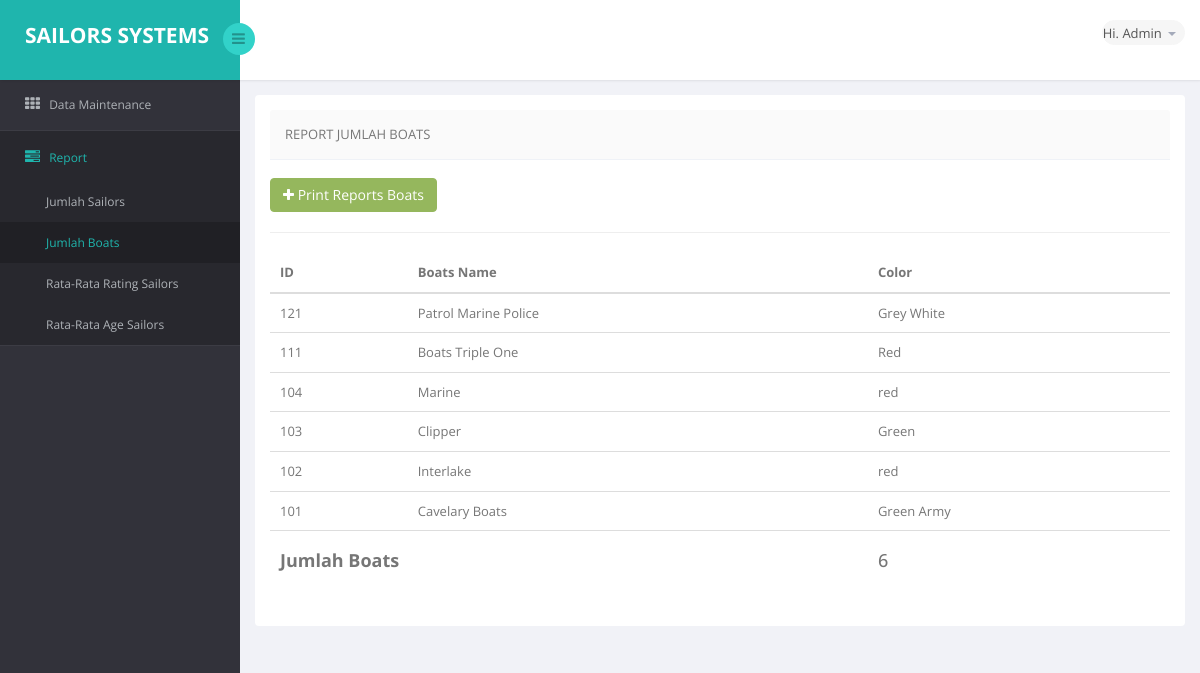
The app's page /web_sailor_system/jlhBoats.php with its own data.
### tables this page shows
CREATE TABLE IF NOT EXISTS `boats` (
  `bid` int(11) NOT NULL,
  `bname` varchar(32) DEFAULT NULL,
  `color` varchar(32) DEFAULT NULL
);

### web_sailor_system/jlhBoats.php (the view, shortened to what this page needs)
<!DOCTYPE html>
<html lang="en">
<head>
    <link href="bs3/css/bootstrap.min.css" rel="stylesheet">
    <link href="css/bootstrap-reset.css" rel="stylesheet">
    <link href="font-awesome/css/font-awesome.css" rel="stylesheet" />
    <link href="css/style.css" rel="stylesheet">
    <link href="css/style-responsive.css" rel="stylesheet" />
</head>
<body>
<section id="container" >
<header class="header fixed-top clearfix">
<div class="brand">
    <a href="#" class="logo" style="color:white">
        <b>Sailors Systems</b>
    </a>
    <div class="sidebar-toggle-box">
        <div class="fa fa-bars"></div>
    </div>
</div>
<div class="top-nav clearfix">
    <ul class="nav pull-right top-menu">
        <li class="dropdown">
            <a data-toggle="dropdown" class="dropdown-toggle" href="#">
                <span class="username">Hi. Admin</span>
                <b class="caret"></b>
            </a>
        </li>
    </ul>
</div>
</header>
<aside>
    <div id="sidebar" class="nav-collapse">
        <div class="leftside-navigation">
            <ul class="sidebar-menu" id="nav-accordion">
            <li class="sub-menu">
                <a href="javascript:;">
                    <i class="fa fa-th"></i>
                    <span>Data Maintenance</span>
                </a>
            </li>
            <li class="sub-menu">
                <a href="javascript:;" class="active">
                    <i class="fa fa-tasks"></i>
                    <span>Report</span>
                </a>
                <ul class="sub">
                    <li><a href="jlhSailors.php">Jumlah Sailors</a></li>
                    <li class="active"><a href="jlhBoats.php">Jumlah Boats</a></li>
                    <li><a href="rtgSailors.php">Rata-Rata Rating Sailors</a></li>
                    <li><a href="rtgAgeSailors.php">Rata-Rata Age Sailors</a></li>
                </ul>
            </li>
        </ul></div>
    </div>
</aside>
    <section id="main-content">
        <section class="wrapper">
        <div class="row">
            <div class="col-sm-12">
                <section class="panel">
                    <div class="panel-body">
                        <?php
                        include("connection.php");
                        ?>
                        <header class="panel-heading">
                            Report Jumlah Boats
                        </header>
                        <br />
                        <a href="#" onclick="window.print()">
                            <button class="btn btn-success">
                                <i class="fa fa-plus"></i> Print Reports Boats
                            </button>
                        </a>
                        <hr />
                        <table class="table  table-hover general-table">
                            <thead>
                            <tr>
                                <th> ID</th>
                                <th> Boats Name</th>
                                <th>Color</th>
                            </tr>
                            </thead>
                            <tbody>
                            <?php
                                $viewAllBoats=mysqli_query($conn,"Select bid, bname, color from boats order by bid desc");
                                $no=0;
                                while($getViewBoats=mysqli_fetch_row($viewAllBoats))
                                {
                                    ?>
                                    <tr>
                                        <td>
                                            <?php echo"$getViewBoats[0]";?>
                                        </td>
                                        <td>
                                            <?php echo"$getViewBoats[1]";?>
                                        </td>
                                        <td><?php echo"$getViewBoats[2]";?></td>
                                    </tr>
                                    <?php
                                    $no++;
                                }
                            ?>
                            <tr>
                                <td colspan="2"><h4><b>Jumlah Boats</b></h4></td>
                                <td><h4><?php echo"$no";?></h4></td>
                            </tr>
                            </tbody>
                        </table>
                    </div>
                </section>
            </div>
        </div>
        </section>
    </section>
</section>
</body>
</html>

### records on screen
boats: bid "121", bname "Patrol Marine Police", color "Grey White"
boats: bid "111", bname "Boats Triple One", color "Red"
boats: bid "104", bname "Marine", color "red"
boats: bid "103", bname "Clipper", color "Green"
boats: bid "102", bname "Interlake", color "red"
boats: bid "101", bname "Cavelary Boats", color "Green Army"

### other values on screen
$no "6"
